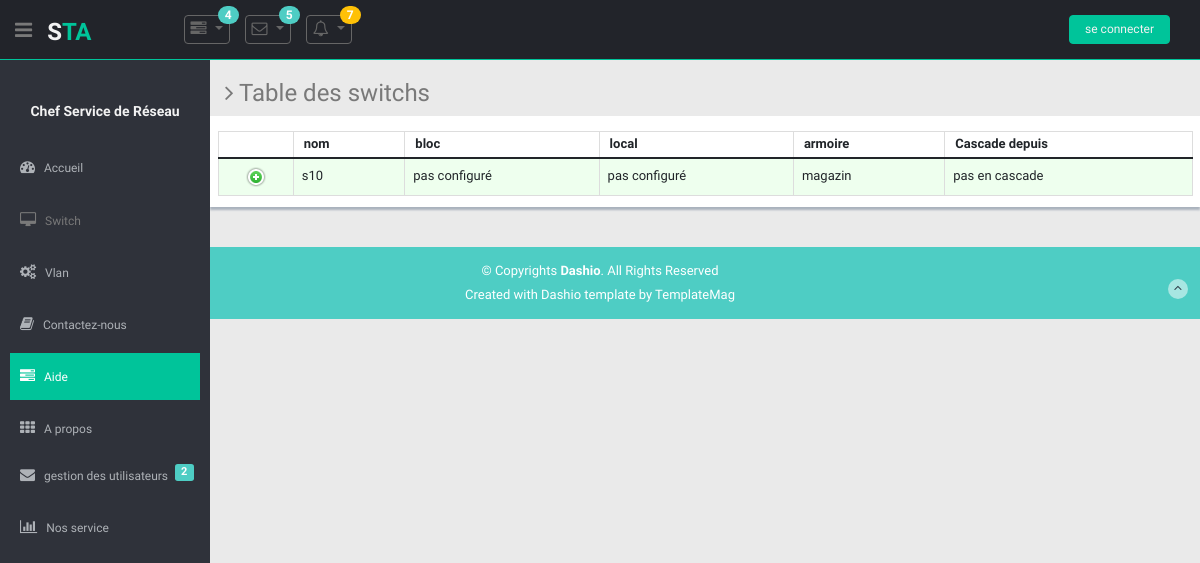
The page /app_principal/switch/ on the database its author committed.
### app_principal/models.py (models this page shows, shortened)
class switch(models.Model): #on peut creer les ports d'un switch a partir d'un objet "switch" : switch_objet.port_set.create(num_port=...,type_port=...etc)
    passif = 'passif'
    actif = 'actif'
    reforme = 'reformé'
    choix_etat = [
        (passif, 'passif'),
        (actif, 'actif'),
        (reforme, 'reformé'),
    ]
    nom = models.CharField(max_length=50,unique=True)
    marque = models.CharField(max_length=50,default='Cisco')
    modele = models.CharField('Modèle',max_length=40)
    bloc = models.CharField(max_length=25,default="pas configuré")
    local = models.CharField(max_length=25,default="magazin")
    armoire = models.CharField(max_length=25,default="pas configuré")
    inventaire = models.CharField(max_length=50,unique=True,)
    serie = models.CharField(max_length=25,unique=True,)
    mac = models.CharField(max_length=25,unique=True,)
    preced = models.CharField('Cascade depuis',max_length=50,blank=True,default="pas en cascade")
    date_achat = models.DateField("Date d'achat",
        blank=True,
        null=True,
        )
    etat= models.CharField(
        max_length=10,
        choices=choix_etat,
        default=passif,
    )

### app_principal/views.py (the view)
# urls.py: path('switch/',views.switchtab,name='switch'), #va afficher le tableau des switchs
def switchtab(request):
        cols_principales=['nom','bloc','local','armoire','Cascade depuis']
        cols_detail=['Adresse MAC','Numero de Serie',"Numero d'inventaire","Date d'achat",'Marque','Modèle']
        switchs = switch.objects.all()
        context={'objet':'switchs','objets':switchs,'colsp':cols_principales,'colsd':cols_detail,}
        return render(request, 'app_principal/offictable.html',context)

### app_principal/templates/app_principal/offictable.html (shortened to what this page needs)
{% extends 'base.html' %}
  {% load static %}
  {% block css %}
  <link type="text/css" href="{% static 'lib/font-awesome/css/font-awesome.css' %}" rel="stylesheet" />
  <link type="text/css" href="{% static 'lib/advanced-datatable/css/demo_page.css' %}" rel="stylesheet" />
  <link type="text/css" href="{% static 'lib/advanced-datatable/css/demo_table.css' %}" rel="stylesheet" />
  <link rel="stylesheet" href="{% static 'lib/advanced-datatable/css/DT_bootstrap.css' %}" />
  {% endblock %}
 {% block content %}
      <section class="wrapper">
        <h3><i class="fa fa-angle-right"></i> Table des {{ objet }}</h3>
        <div class="row mb">
          <div class="content-panel">
            <div class="adv-table">
              <table cellpadding="0" cellspacing="0" border="0" class="display table table-bordered" id="hidden-table-info">
                <thead>
                  <tr>
                    {% for col in colsp %}
                    <th>{{ col }}</th>
                    {% endfor %}
                  </tr>
                </thead>
                <tbody>
                  {% for s in objets %}
                    {% if objet == 'switchs' %}
                      <tr class="gradeA">
                        <td>{{ s.nom }}</td>
                        <td>{{ s.bloc }}</td>
                        <td>{{ s.armoire }}</td>
                        <td>{{ s.local }}</td>
                        <td>{{ s.preced }}</td>
                      </tr>
                    {% endif %}
                  {% endfor %}
                </tbody>
              </table>
            </div>
          </div>
        </div>
      </section>
  {% endblock %}

### app_principal/static/css/style.css (style rules this page uses)
body { color: #797979; background: #eaeaea; font-family: 'Ruda', sans-serif; padding: 0px !important; margin: 0px !important; font-size:13px; }
.mb { margin-bottom: 25px; }
.wrapper { display: inline-block; margin-top: 60px; padding-left: 15px; padding-right: 15px; padding-bottom: 15px; padding-top: 0px; width: 100%; }
.content-panel { background: #ffffff; box-shadow: 0px 3px 2px #aab2bd; padding-top: 15px; padding-bottom: 5px; }

### rows shown on the page
switch: nom "s10", bloc "pas configuré", armoire "pas configuré", local "magazin", preced "pas en cascade"

### other values the page prints
{{ objet }} "switchs"
{{ col }} "nom" "bloc" "local" "armoire" "Cascade depuis"
